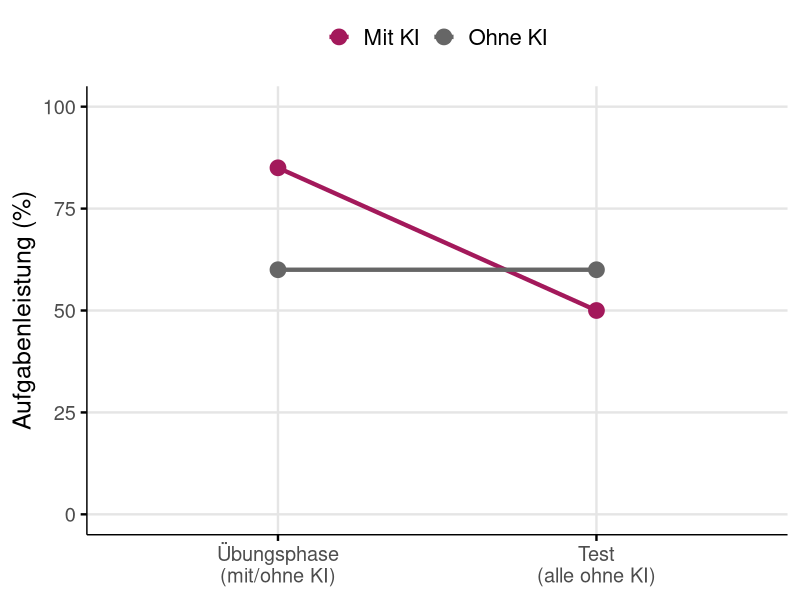
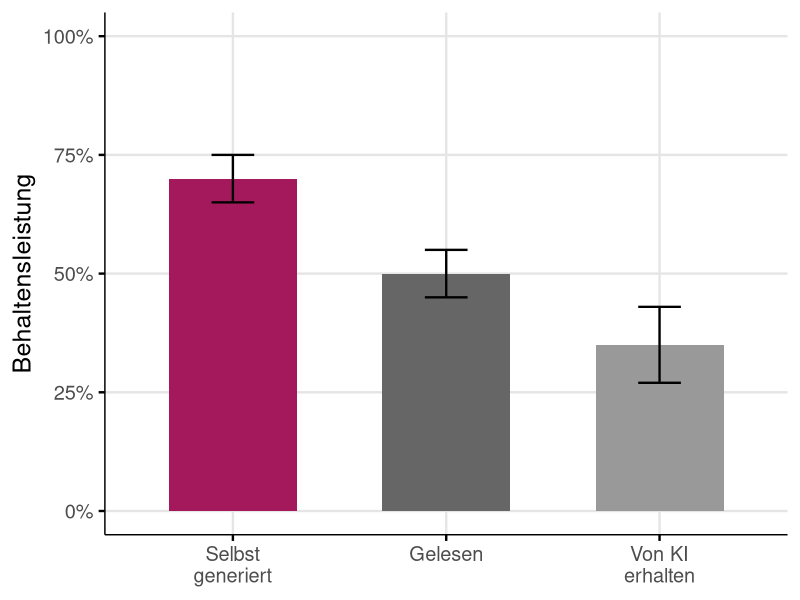
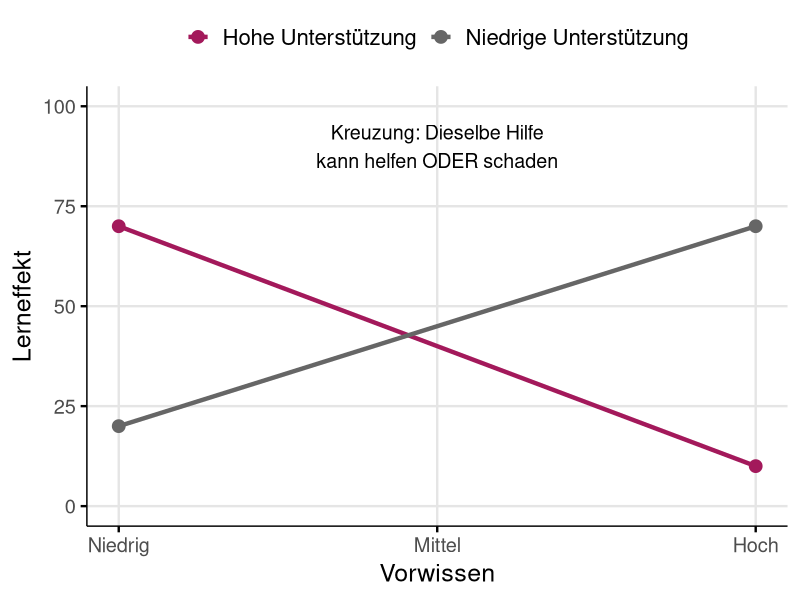

Reproduce these figures in R, in order.
## ---- chunk 1
#| include: false
library(tidyverse)

# Set seed for reproducible simulated data
set.seed(2025)

# Color palette - define once, use everywhere
color_primary <- "#A3195B"
color_secondary <- "#666666"
color_tertiary <- "#999999"

# Base minimalist theme for all figures
theme_minimal_custom <- theme_minimal(base_size = 18) +
  theme(
    panel.grid.minor = element_blank(),
    panel.grid.major = element_line(color = "grey90"),
    axis.line = element_line(color = "black", linewidth = 0.5),
    axis.ticks = element_line(color = "black"),
    plot.title = element_text(face = "bold", size = 20),
    plot.subtitle = element_text(color = "grey40"),
    legend.position = "bottom"
  )

# Variant with top legend for line plots
theme_minimal_top_legend <- theme_minimal_custom +
  theme(
    legend.position = "top",
    legend.text = element_text(size = 16)
  )
## ---- chunk 2
#| fig-width: 12
#| fig-height: 6
#| echo: false

# Simulated data showing the paradox
paradox_data <- tibble(
  phase = factor(
    rep(c("Übungsphase\n(mit/ohne KI)", "Test\n(alle ohne KI)"), each = 2),
    levels = c("Übungsphase\n(mit/ohne KI)", "Test\n(alle ohne KI)")
  ),
  gruppe = rep(c("Mit KI", "Ohne KI"), 2),
  leistung = c(85, 60, 50, 60)
)

ggplot(paradox_data, aes(x = phase, y = leistung, group = gruppe, color = gruppe)) +
  geom_line(linewidth = 1.5) +
  geom_point(size = 5) +
  scale_color_manual(
    values = c("Mit KI" = color_primary, "Ohne KI" = color_secondary),
    name = NULL
  ) +
  scale_y_continuous(limits = c(0, 100), breaks = seq(0, 100, 25)) +
  labs(
    x = NULL,
    y = "Aufgabenleistung (%)"
  ) +
  theme_minimal_top_legend
## ---- chunk 3
#| fig-width: 10
#| fig-height: 5.5
#| echo: false

# Simulated data based on generation effect literature
generation_data <- tibble(
  methode = factor(
    c("Selbst\ngeneriert", "Gelesen", "Von KI\nerhalten"),
    levels = c("Selbst\ngeneriert", "Gelesen", "Von KI\nerhalten")
  ),
  retention = c(70, 50, 35),
  se = c(5, 5, 8)
)

ggplot(generation_data, aes(x = methode, y = retention, fill = methode)) +
  geom_col(width = 0.6) +
  scale_fill_manual(
    values = c(
      "Selbst\ngeneriert" = color_primary,
      "Gelesen" = color_secondary,
      "Von KI\nerhalten" = color_tertiary
    ),
    guide = "none"
  ) +
  geom_errorbar(
    aes(ymin = retention - se, ymax = retention + se),
    width = 0.2,
    linewidth = 0.8
  ) +
  scale_y_continuous(
    limits = c(0, 100),
    breaks = seq(0, 100, 25),
    labels = function(x) paste0(x, "%")
  ) +
  labs(
    x = NULL,
    y = "Behaltensleistung"
  ) +
  theme_minimal_custom

## ---- chunk 4
#| fig-width: 11
#| fig-height: 5.5
#| echo: false
#| message: false

# Clean lines for expertise reversal effect (no noise needed for geom_line)
expertise_data <- tibble(
  vorwissen = c(0, 100, 0, 100),
  unterstuetzung = c("Hohe Unterstützung", "Hohe Unterstützung",
                     "Niedrige Unterstützung", "Niedrige Unterstützung"),
  lerneffekt = c(70, 10, 20, 70)
)

ggplot(expertise_data, aes(x = vorwissen, y = lerneffekt, color = unterstuetzung)) +
  geom_line(linewidth = 1.5) +
  geom_point(size = 4) +
  scale_color_manual(
    values = c(
      "Hohe Unterstützung" = color_primary,
      "Niedrige Unterstützung" = color_secondary
    ),
    name = NULL
  ) +
  scale_x_continuous(
    breaks = c(0, 50, 100),
    labels = c("Niedrig", "Mittel", "Hoch")
  ) +
  scale_y_continuous(
    limits = c(0, 100),
    breaks = seq(0, 100, 25)
  ) +
  labs(
    x = "Vorwissen",
    y = "Lerneffekt"
  ) +
  theme_minimal_top_legend +
  annotate(
    "text",
    x = 50, y = 90,
    label = "Kreuzung: Dieselbe Hilfe\nkann helfen ODER schaden",
    size = 5, hjust = 0.5
  )
